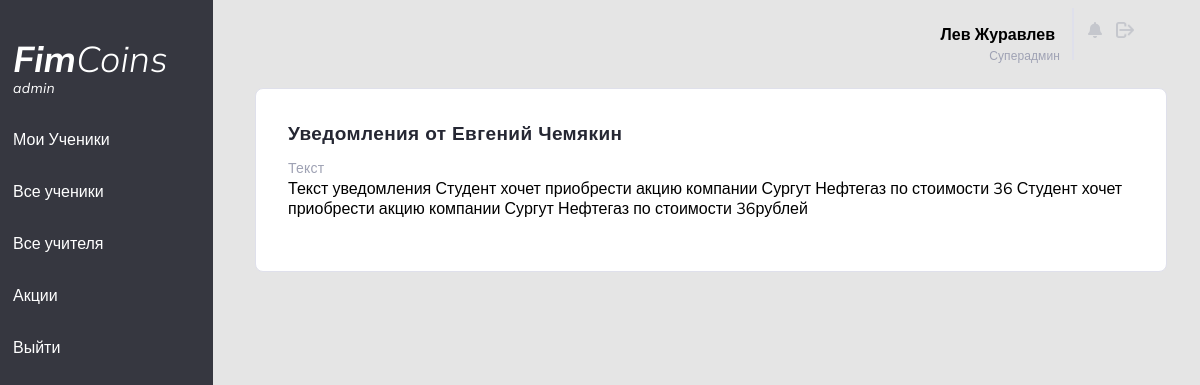
Screenshot of /fimcoinadmin/studentNotification/evvvve/ (signed in) with the database file from the repository.
### mainCoins/models.py (models this page shows, shortened)
class TeachersInfo(models.Model):
    user_name = models.OneToOneField(User, on_delete=models.CASCADE)
    who_add_me = models.ForeignKey(User, related_name='who_add_me', on_delete=models.SET_NULL, null=True,)
    is_super_user = models.BooleanField("Суперадмин", default=False)
    slug = models.SlugField(max_length=150, null=True, blank=True, unique=True)
    email = models.EmailField("Адрес электронной почты", max_length=32, unique=True)
    name = models.CharField("Имя", blank=False, null=True, max_length=32)
    second_name = models.CharField("Фамилия", blank=False, null=True, max_length=32)
    phone_number = models.CharField("Номер телефона", blank=True, null=True, max_length=32)
    password = models.CharField("Пароль", blank=True, null=True, max_length=32, )
    group = models.ManyToManyField(Groups, blank=True)

class StudentsInfo(models.Model):
    user_name = models.OneToOneField(User, on_delete=models.CASCADE, null=True, blank=True)
    slug = models.SlugField(max_length=150, null=True, blank=True, unique=True)
    name = models.CharField("Имя", blank=False, null=True, max_length=32)
    second_name = models.CharField("Фамилия", blank=False, null=True, max_length=32)
    father_name = models.CharField("Отчество", blank=True, null=True, max_length=32)
    date_of_birth = models.DateField("Дата рождения", blank=True, null=True)
    phone_number = models.CharField("Номер телефона", blank=True, null=True, max_length=32)
    password = models.CharField("Password", blank=True, null=True, max_length=32)
    coins = models.IntegerField(default=0, validators=[MinValueValidator(0), MaxValueValidator(1000)])
    notifications = models.TextField("Уведомеления", blank=False, null=True, max_length=4000)
    STUDENT = 'ST'
    DELETED_USER = 'DU'
    GRADUATE = 'GR'
    STATUS_CHOICES = [(STUDENT, 'Ученик'), (DELETED_USER, 'Удаленный студент'), (GRADUATE, 'Выпускник')]
    status_name = models.CharField(blank=True, null=True, max_length=2, choices=STATUS_CHOICES, default=STUDENT, )
    group = models.ForeignKey(Groups, on_delete=models.SET_NULL, blank=True, null=True)
    equities = models.ManyToManyField(Equities, blank=True)
    def __str__(self):
        return str(self.name)

### mainCoins/views.py (the view)
# urls.py: path('fimcoinadmin/studentNotification/<str:slug>/', studentNotification, name='notification'),
def studentNotification(request, slug):
    if request.user.is_authenticated:
        if chekingForTeacher(request):
            student = StudentsInfo.objects.get(slug__iexact=slug)
            return render(request, 'mainCoins/studentNotification.html', {'student': student})
    return redirect('/')

### mainCoins/views.py (called while the page is built)
def chekingForTeacher(request):
    if request.user.is_authenticated:
        try:
            TeachersInfo.objects.get(user_name=request.user)
            return True
        except:
            return False

### mainCoins/templates/mainCoins/studentNotification.html (shortened to what this page needs)
{% extends 'mainCoins/baseAdmin.html' %}
{% block content %}
<div class="container">
    <div  class="Today_s_trends_block_name">
        Уведомления от {{student}} {{ student.second_name }}
    </div>
    <div class="student_info">
    <p class="tabel-header-info-text">
        Текст
    </p>
    <p>
      {{student.notifications}}
    </p>
    </div>
</div>
{% endblock %}

### mainCoins/templates/mainCoins/baseAdmin.html (shortened to what this page needs)
<!DOCTYPE html>
<html lang="ru">
<head>
    {% load static %}
    <link rel="stylesheet" type="text/css" href="{% static 'css/adminStyles.css' %}">
    <link rel="stylesheet" type="text/css" href="{% static 'css/addaptive-admin-styles.css' %}">
</head>
<body>
<div class="LeftMenu">
    <p id="title">
        <a href="/" class="notUnderlineLink">
            <span id="titlebold">Fim</span><span id="titlelight">Coins</span>
        </a>
        <p id="admintext">admin</p>
    </p>
    <a href="/", class="LeftMenu_a">Мои Ученики </a>
    <a href="/fimcoinadminAllStudents", class="LeftMenu_a">Все ученики</a>
    <a href="/fimcoinadminAllTeacher", class="LeftMenu_a">Все учителя</a>
    <a href="/fimcoinadminEquitiess", class="LeftMenu_a">Акции</a>
    <a href="logout", class="LeftMenu_a">Выйти</a>
</div>
<div class="main">
    <div class="Header">
    <div class="User_info">
        <a href="{% url 'teacherDetail' slug=request.user.teachersinfo.slug %}" style="color: black; text-decoration: none;">
            <p class="username"> {{request.user.teachersinfo.name}} {{request.user.teachersinfo.second_name}}</p>
        </a>
    </div>
    <div class="verticalLine"></div>
        {% if request.user.is_authenticated %}
    <div class="icons">
        {% if request.user.is_superuser %}
        <a href="/admin", class="notUnderlineLink">
            <img class ="icon"  id="notification" src="{% static 'icons/Vector.png' %}">
        </a>
        {% endif %}
        <a href="{% url 'logout' %}">
            <img class ="icon", id="logout"src="{% static 'icons/logOutIco.png' %}">
        </a>
    </div>
        {% endif %}
</div>
    {% if request.user.teachersinfo.is_super_user %}
        <p class="little_gray" style="text-align: right; margin-right: 122px; margin-top: -12px;" > Суперадмин </p>
    {% endif %}
{% block content %}
{% endblock %}
</div>
<div class="hamburger-menu">
    <ul class="menu__box">
      <li><a class="menu__item" href="/">Мои Ученики</a></li>
			<li><a class="menu__item" href="/fimcoinadminAllStudents">Все ученики</a></li>
			<li><a class="menu__item" href="/fimcoinadminAllTeacher">Все учителя</a></li>
			<li><a class="menu__item" href="/fimcoinadminEquitiess">Акции</a></li>
			<li><a class="menu__item" href="{% url 'logout' %}">Выйти</a></li>
    </ul>
  </div>
</body>
</html>

### static/css/adminStyles.css (style rules this page uses)
body { background-color: #E5E5E5; }
.LeftMenu { background-color: #363740; color: white; margin-top: 0px; font-family: 'Mulish', sans-serif; height: 100%; width: 200px; position: fixed; z-index: 1; top: 0; left: 0; overflow-x: hidden; padding-top: 20px; padding-left: 13px; }
.LeftMenu_a { padding-top: 16px; padding-bottom: 16px; text-decoration: none; font-size: 25px; color: white; display: block; font-style: normal; font-weight: normal; font-size: 16px; line-height: 20px; }
#admintext { font-style: italic; font-weight: normal; font-size: 14px; line-height: 18px; letter-spacing: 0.3px; margin-top: -18px; }
.notUnderlineLink { text-decoration: none; color: white; }
#titlebold { font-family: 'Mulish', sans-serif; font-style: italic; font-weight: bold; font-size: 36px; line-height: 45px; letter-spacing: 0.3px; }
#titlelight { font-family: 'Mulish', sans-serif; font-style: italic; font-weight: 300; font-size: 36px; letter-spacing: 0.3px; height: 36px; margin: 0px; }
.main { font-family: 'Mulish', sans-serif; margin-left: 220px; padding: 0px 10px; }
.Header { margin-left: 44px; margin-right: 44px; display: flex; }
.User_info { margin-left: auto; margin-right: 0; display: flex; text-align: right; font-style: normal; font-weight: bold; }
.verticalLine { border: 1px solid #DFE0EB; width: 0px; margin-left: 17px; }
.icons { width: 64px; text-align: center; }
.icon { width: 14px; height: 16px; margin-left: 10px; }
#notification { margin-top: 14px; width: 14px; height: 16px; }
#logout { width: 18px; height: 16px; }
.container { position: absolute; background-color: white; left: 255px; right: 33px; top: 88px; border: 1px solid #DFE0EB; box-sizing: border-box; border-radius: 8px; padding: 32px; margin-bottom: 18px; }
.Today_s_trends_block_name { font-family: 'Mulish', sans-serif; font-style: normal; font-weight: bold; font-size: 19px; line-height: 24px; margin: 0px; letter-spacing: 0.4px; color: #252733; }
.little_gray { margin: 0; font-family: 'Mulish', sans-serif; font-style: normal; font-weight: normal; font-size: 12px; line-height: 16px; letter-spacing: 0.1px; color: #9FA2B4; }
.student_info { padding-bottom: 5px; }
.tabel-header-info-text { font-family: 'Mulish', sans-serif; font-style: normal; font-weight: normal; font-size: 14px; line-height: 18px; margin-bottom: -15px; display: flex; align-items: center; letter-spacing: 0.2px; color: #9FA2B4; }
a { text-decoration: none; color: black; }

### rows the page displays
StudentsInfo: name "Евгений", second_name "Чемякин", notifications "Текст уведомления Студент хочет приобрести акцию компании Сургут Нефтегаз по стоимости 36 Студент хочет приобрести акцию компании Сургут Нефтегаз по стоимости 36рублей"

### other values shown
{{ request.user.teachersinfo.name }} "Лев"
{{ request.user.teachersinfo.second_name }} "Журавлев"
